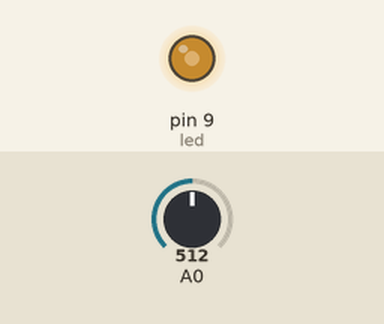
Recording of a sketch running on a simulated Arduino Uno, built with avr-gcc and run on an emulated ATmega328P. Parts: output pins drawn as LEDs (lit = HIGH). Inputs (shaded band) come from the test bench; at power-on: A0 = 512.

Above: at 1.2 s.
1.3 s: A0 set to 716
At 2.3 s:
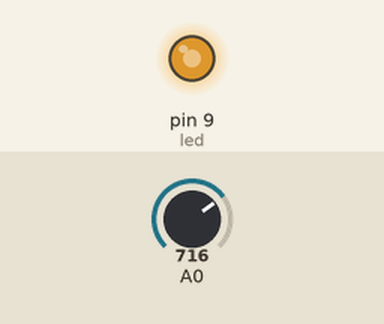
2.8 s: A0 set to 900
At 3.4 s:
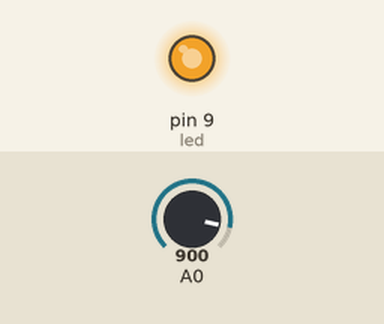
4.3 s: A0 set to 122
At 4.6 s:
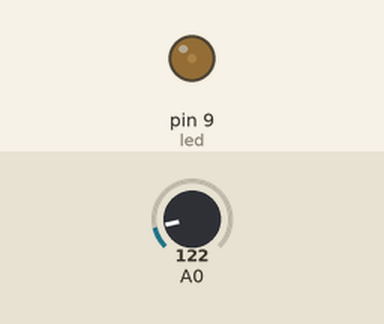
5.8 s: A0 set to 0
At 6.9 s:
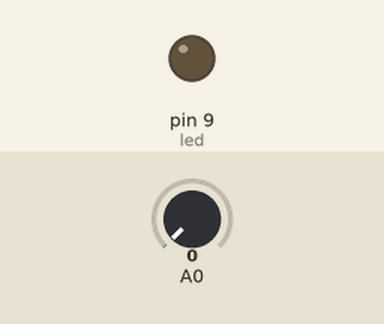
Timing chart, 0 to 8.3 s (numbered marks = the images above; inputs shaded):
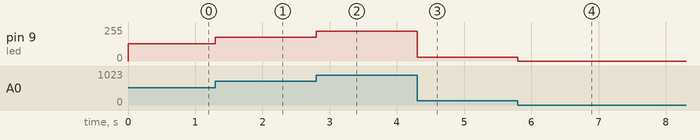

The sketch:

bright_varry.ino
```cpp
int led=9;
void setup() {
 pinMode(9,OUTPUT);
}
void loop() {
  int x= analogRead(A0);
  analogWrite(led, x/4);
}
```

Measured:
- after the input at 1.3 s, pin 9 (led): 128/255 → 179/255 at once
- after the input at 2.8 s, pin 9 (led): 179/255 → 225/255 at once
- after the input at 4.3 s, pin 9 (led): 225/255 → 30/255 at once
- after the input at 5.8 s, pin 9 (led): 30/255 → 0/255 at once
